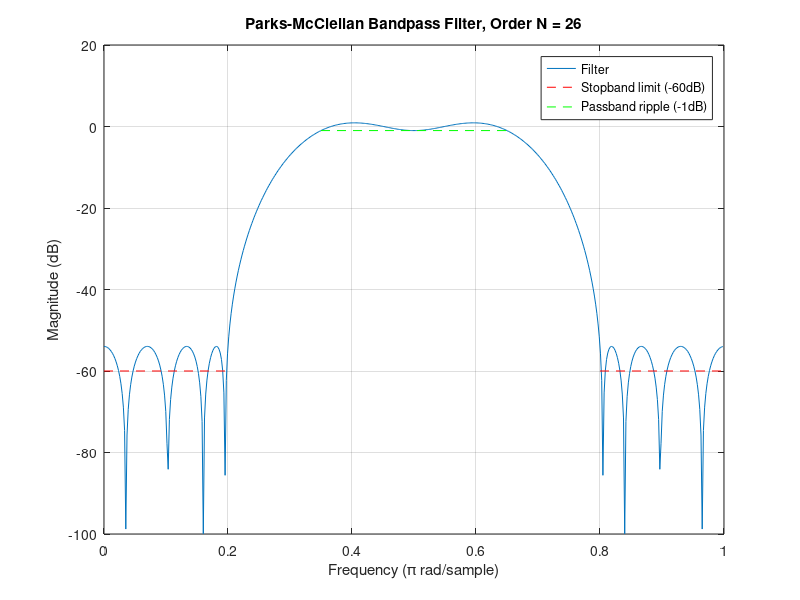
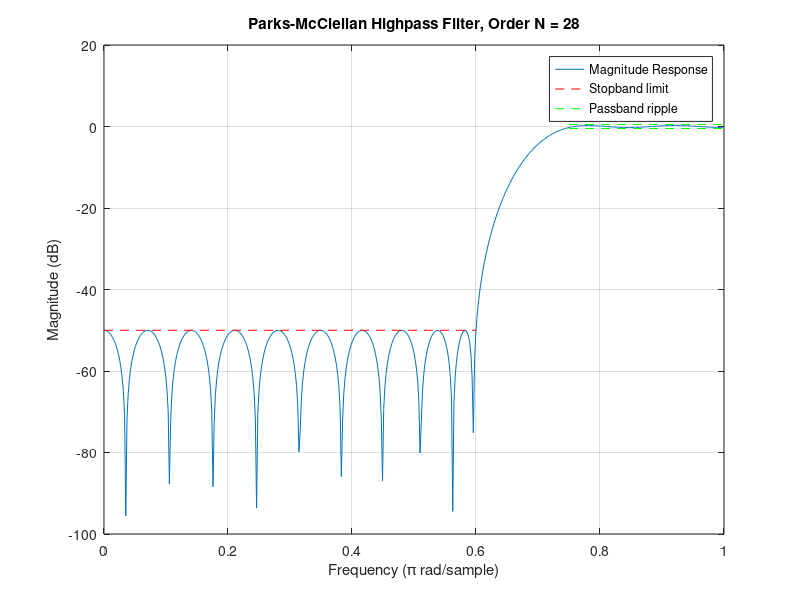
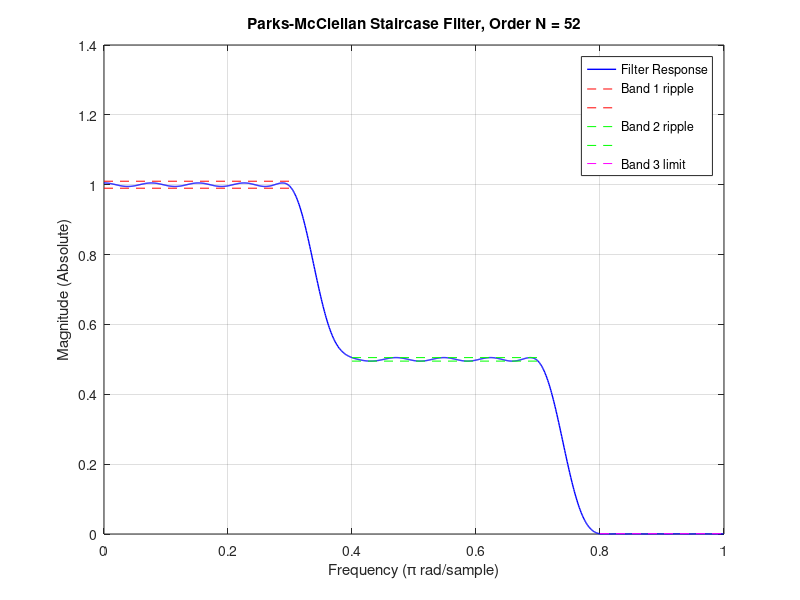

Write the MATLAB code that produced these figures, in order.
%% STUDENT
% Name : PHAM Quoc Vuong
% ID   : [HIDDEN]

%% PROBLEM STATEMENT
% (1) Design the following bandpass filter using the Parks-McClellan algorithm:
%   ws1 =  0.2pi, wp1 = 0.35pi, Rp =  1dB
%   wp2 = 0.65pi, ws2 =  0.8pi, As = 60dB
% 
% (2) Design a highpass filter that has the following specifications:
%   ws =  0.6pi, As =  50dB
%   wp = 0.75pi, Rp = 0.5dB
% 
% (3) Design a staircase filter which has 3 bands:
%       0 <= w <= 0.3pi, Hr(w) =   1, delta1 =  0.01
%   0.4pi <= w <= 0.7pi, Hr(w) = 0.5, delta2 = 0.005
%   0.8pi <= w <=    pi, Hr(w) =   0, delta3 = 0.001

clear; % Clear the variables

%% CODE (1): Parks-McClellan Bandpass Filter Design
% (1) Design the following bandpass filter using the Parks-McClellan algorithm:
%   ws1 =  0.2pi, wp1 = 0.35pi, Rp =  1dB
%   wp2 = 0.65pi, ws2 =  0.8pi, As = 60dB

% Filter information
ws1 = 0.2*pi;  % Lower stopband edge (rad/sample)
wp1 = 0.35*pi; % Lower passband edge (rad/sample)
wp2 = 0.65*pi; % Upper passband edge (rad/sample)
ws2 = 0.8*pi;  % Upper stopband edge (rad/sample)
Rp = 1;        % Passband ripple (dB)
As = 60;       % Stopband attenuation (dB)

% Use relative specifications (Lecture 12) to convert dB to delta
% delta1: Passband
% delta2: Stopband
delta1 = (1-10^(-Rp/20)) / (1+10^(-Rp/20));
delta2 = (1 + delta1) * 10^(-As/20);

% Maximum allowable deviation (tolerances) for each band
devs = [delta2, delta1, delta2];

% Desired amplitudes in each band
% 0: Stopband
% 1: Passband
desired_amplitude = [0, 1, 0];

% Frequency band edges
f_edges = [ws1, wp1, wp2, ws2] / pi;

% Estimate filter order N and weights
% N: Estimated filter order
% f0: Normalized frequency band edges
% m0: Amplitude response
% weights: Weights used to adjust the fit in each frequency band
[N, f0, m0, weights] = firpmord(f_edges, desired_amplitude, devs);

% Filter's impulse response
h = firpm(N, f0, m0, weights);

% Calculate frequency response
% H: Frequency response
% w: Angular frequencies
a = [1]; % Denominator coefficient for pure H(z)
[H, w] = freqz(h, a);

% Plotting
figure(1);
plot(w/pi, 20*log10(abs(H)));
grid on;

% Show filter's information
line([0, ws1/pi], [-As, -As], 'Color', 'r', 'LineStyle', '--'); % Lower Stopband
line([wp1/pi, wp2/pi], [-Rp, -Rp], 'Color', 'g', 'LineStyle', '--'); % Passband
line([ws2/pi, 1], [-As, -As], 'Color', 'r', 'LineStyle', '--'); % Upper Stopband

xlabel('Frequency (\pi rad/sample)');
ylabel('Magnitude (dB)');
title(['Parks-McClellan Bandpass Filter, Order N = ', num2str(N)]);
legend('Filter', 'Stopband limit (-60dB)', 'Passband ripple (-1dB)');

clear; % Clear the variables

%% CODE (2): Highpass Filter Design
% (2) Design a highpass filter that has the following specifications:
%   ws =  0.6pi, As =  50dB
%   wp = 0.75pi, Rp = 0.5dB

% Filter information
ws = 0.6*pi;  % Stopband edge (rad/sample)
wp = 0.75*pi; % Passband edge (rad/sample)
As = 50;      % Stopband attenuation (dB)
Rp = 0.5;     % Passband ripple (dB)

% Convert dB specs to delta - similar to CODE (1)
% delta1: Passband
% delta2: Stopband
delta1 = (1-10^(-Rp/20)) / (1+10^(-Rp/20));
delta2 = (1 + delta1) * 10^(-As/20);

% Parameters for firpmord - similar to CODE (1)
f_edges = [ws, wp] / pi; % Frequency band edges
desired_amp = [0, 1];    % 0 for stopband, 1 for passband
devs = [delta2, delta1]; % Tolerances

% Estimate filter order N and weights
% N: Estimated filter order
% f0: Normalized frequency band edges
% m0: Amplitude response
% weights: Weights used to adjust the fit in each frequency band
[N, f0, m0, weights] = firpmord(f_edges, desired_amp, devs);

% Filter's impulse response
h = firpm(N, f0, m0, weights);

% Calculate frequency response
% H: Frequency response
% w: Angular frequencies
a = [1]; % Denominator coefficient for pure H(z)
[H, w] = freqz(h, a);

% Plotting
figure(2);
plot(w/pi, 20*log10(abs(H)));
grid on;

% Show filter's information
line([0, ws/pi], [-As, -As], 'Color', 'r', 'LineStyle', '--'); % Stopband limit
line([wp/pi, 1], [-Rp, -Rp], 'Color', 'g', 'LineStyle', '--'); % Passband limit
line([wp/pi, 1], [Rp, Rp], 'Color', 'g', 'LineStyle', '--'); % Passband limit (upper)

xlabel('Frequency (\pi rad/sample)');
ylabel('Magnitude (dB)');
title(['Parks-McClellan Highpass Filter, Order N = ', num2str(length(h)-1)]);
legend('Magnitude Response', 'Stopband limit', 'Passband ripple');

clear; % Clear the variables

%% CODE (3): Staircase Filter Design
% (3) Design a staircase filter which has 3 bands:
%       0 <= w <= 0.3pi, Hr(w) =   1, delta1 =  0.01
%   0.4pi <= w <= 0.7pi, Hr(w) = 0.5, delta2 = 0.005
%   0.8pi <= w <=    pi, Hr(w) =   0, delta3 = 0.001

% Filter information
% Band 1
wp1 = 0.3*pi;   % Band edge (rad/sample)
m1 = 1.0;       % Desired amplitude
delta1 = 0.01;  % Tolerance
% Band 2
wp2 = 0.4*pi;   % Start edge (rad/sample)
wp3 = 0.7*pi;   % End edge (rad/sample)
m2 = 0.5;       % Desired amplitude
delta2 = 0.005; % Tolerance
% Band 3
ws1 = 0.8*pi;   % Start edge (rad/sample)
m3 = 0.0;       % Desired amplitude
delta3 = 0.001; % Tolerance

% Frequency band edges
f_edges = [wp1, wp2, wp3, ws1] / pi;

% Desired amplitudes in each band
desired_amplitude = [m1, m2, m3];

% Maximum allowable deviation (tolerances) for each band
devs = [delta1, delta2, delta3];

% Estimate filter order N and weights
% N: Estimated filter order
% f0: Normalized frequency band edges
% m0: Amplitude response
% weights: Weights used to adjust the fit in each frequency band
[N, f0, m0, weights] = firpmord(f_edges, desired_amplitude, devs);

% Filter's impulse response
h = firpm(N, f0, m0, weights);

% Calculate frequency response
% H: Frequency response
% w: Angular frequencies
a = [1]; % Denominator coefficient
[H, w] = freqz(h, a, 1024);

% Plotting
figure(3);
plot(w/pi, abs(H), 'b', 'LineWidth', 1);
grid on;

% Show filter's information
% Band 1
line([0, wp1/pi], [m1+delta1, m1+delta1], 'Color', 'r', 'LineStyle', '--');
line([0, wp1/pi], [m1-delta1, m1-delta1], 'Color', 'r', 'LineStyle', '--');
% Band 2
line([wp2/pi, wp3/pi], [m2+delta2, m2+delta2], 'Color', 'g', 'LineStyle', '--');
line([wp2/pi, wp3/pi], [m2-delta2, m2-delta2], 'Color', 'g', 'LineStyle', '--');
% Band 3
line([ws1/pi, 1], [m3+delta3, m3+delta3], 'Color', 'm', 'LineStyle', '--');

xlabel('Frequency (\pi rad/sample)');
ylabel('Magnitude (Absolute)');
title(['Parks-McClellan Staircase Filter, Order N = ', num2str(N)]);
legend('Filter Response', 'Band 1 ripple', '', 'Band 2 ripple', '', 'Band 3 limit');